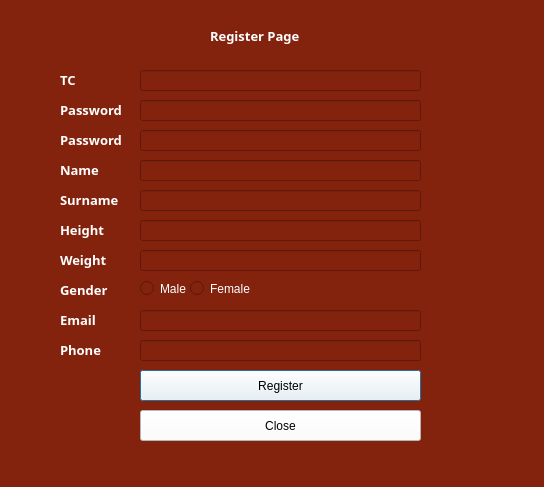
<?xml version="1.0" encoding="UTF-8"?>
<ui version="4.0">
 <class>Dialog</class>
 <widget class="QDialog" name="Dialog">
  <property name="geometry">
   <rect>
    <x>0</x>
    <y>0</y>
    <width>544</width>
    <height>487</height>
   </rect>
  </property>
  <property name="windowTitle">
   <string>Dialog</string>
  </property>
  <property name="styleSheet">
   <string notr="true">background-color: #83230E;
color: white;</string>
  </property>
  <widget class="QLabel" name="label_3">
   <property name="geometry">
    <rect>
     <x>60</x>
     <y>100</y>
     <width>131</width>
     <height>20</height>
    </rect>
   </property>
   <property name="font">
    <font>
     <family>Arial Black</family>
     <pointsize>10</pointsize>
     <weight>75</weight>
     <bold>true</bold>
    </font>
   </property>
   <property name="text">
    <string>Password</string>
   </property>
  </widget>
  <widget class="QLineEdit" name="lineEdit_2">
   <property name="geometry">
    <rect>
     <x>140</x>
     <y>100</y>
     <width>281</width>
     <height>21</height>
    </rect>
   </property>
  </widget>
  <widget class="QLabel" name="label_4">
   <property name="geometry">
    <rect>
     <x>60</x>
     <y>70</y>
     <width>47</width>
     <height>20</height>
    </rect>
   </property>
   <property name="font">
    <font>
     <family>Arial Black</family>
     <pointsize>10</pointsize>
     <weight>75</weight>
     <bold>true</bold>
    </font>
   </property>
   <property name="text">
    <string>TC</string>
   </property>
  </widget>
  <widget class="QPushButton" name="registerButton_2">
   <property name="geometry">
    <rect>
     <x>140</x>
     <y>370</y>
     <width>281</width>
     <height>31</height>
    </rect>
   </property>
   <property name="styleSheet">
    <string notr="true">background-color: white; color: black</string>
   </property>
   <property name="text">
    <string>Register</string>
   </property>
  </widget>
  <widget class="QPushButton" name="closeButton">
   <property name="geometry">
    <rect>
     <x>140</x>
     <y>410</y>
     <width>281</width>
     <height>31</height>
    </rect>
   </property>
   <property name="styleSheet">
    <string notr="true">background-color: white; color: black</string>
   </property>
   <property name="text">
    <string>Close</string>
   </property>
  </widget>
  <widget class="QLineEdit" name="lineEdit">
   <property name="geometry">
    <rect>
     <x>140</x>
     <y>70</y>
     <width>281</width>
     <height>21</height>
    </rect>
   </property>
  </widget>
  <widget class="QLabel" name="label_5">
   <property name="geometry">
    <rect>
     <x>210</x>
     <y>20</y>
     <width>181</width>
     <height>31</height>
    </rect>
   </property>
   <property name="font">
    <font>
     <family>Arial Black</family>
     <pointsize>10</pointsize>
     <weight>75</weight>
     <bold>true</bold>
    </font>
   </property>
   <property name="text">
    <string>Register Page</string>
   </property>
  </widget>
  <widget class="QLabel" name="label_6">
   <property name="geometry">
    <rect>
     <x>60</x>
     <y>130</y>
     <width>131</width>
     <height>20</height>
    </rect>
   </property>
   <property name="font">
    <font>
     <family>Arial Black</family>
     <pointsize>10</pointsize>
     <weight>75</weight>
     <bold>true</bold>
    </font>
   </property>
   <property name="text">
    <string>Password</string>
   </property>
  </widget>
  <widget class="QLineEdit" name="lineEdit_3">
   <property name="geometry">
    <rect>
     <x>140</x>
     <y>130</y>
     <width>281</width>
     <height>21</height>
    </rect>
   </property>
  </widget>
  <widget class="QLineEdit" name="lineEdit_4">
   <property name="geometry">
    <rect>
     <x>140</x>
     <y>160</y>
     <width>281</width>
     <height>21</height>
    </rect>
   </property>
  </widget>
  <widget class="QLabel" name="label_7">
   <property name="geometry">
    <rect>
     <x>60</x>
     <y>160</y>
     <width>51</width>
     <height>20</height>
    </rect>
   </property>
   <property name="font">
    <font>
     <family>Arial Black</family>
     <pointsize>10</pointsize>
     <weight>75</weight>
     <bold>true</bold>
    </font>
   </property>
   <property name="text">
    <string>Name</string>
   </property>
  </widget>
  <widget class="QLabel" name="label_8">
   <property name="geometry">
    <rect>
     <x>60</x>
     <y>190</y>
     <width>131</width>
     <height>20</height>
    </rect>
   </property>
   <property name="font">
    <font>
     <family>Arial Black</family>
     <pointsize>10</pointsize>
     <weight>75</weight>
     <bold>true</bold>
    </font>
   </property>
   <property name="text">
    <string>Surname</string>
   </property>
  </widget>
  <widget class="QLineEdit" name="lineEdit_5">
   <property name="geometry">
    <rect>
     <x>140</x>
     <y>190</y>
     <width>281</width>
     <height>21</height>
    </rect>
   </property>
  </widget>
  <widget class="QLineEdit" name="lineEdit_6">
   <property name="geometry">
    <rect>
     <x>140</x>
     <y>220</y>
     <width>281</width>
     <height>21</height>
    </rect>
   </property>
  </widget>
  <widget class="QLabel" name="label_9">
   <property name="geometry">
    <rect>
     <x>60</x>
     <y>220</y>
     <width>51</width>
     <height>20</height>
    </rect>
   </property>
   <property name="font">
    <font>
     <family>Arial Black</family>
     <pointsize>10</pointsize>
     <weight>75</weight>
     <bold>true</bold>
    </font>
   </property>
   <property name="text">
    <string>Height</string>
   </property>
  </widget>
  <widget class="QLabel" name="label_10">
   <property name="geometry">
    <rect>
     <x>60</x>
     <y>250</y>
     <width>131</width>
     <height>20</height>
    </rect>
   </property>
   <property name="font">
    <font>
     <family>Arial Black</family>
     <pointsize>10</pointsize>
     <weight>75</weight>
     <bold>true</bold>
    </font>
   </property>
   <property name="text">
    <string>Weight</string>
   </property>
  </widget>
  <widget class="QLineEdit" name="lineEdit_7">
   <property name="geometry">
    <rect>
     <x>140</x>
     <y>250</y>
     <width>281</width>
     <height>21</height>
    </rect>
   </property>
  </widget>
  <widget class="QLabel" name="label_11">
   <property name="geometry">
    <rect>
     <x>60</x>
     <y>280</y>
     <width>131</width>
     <height>20</height>
    </rect>
   </property>
   <property name="font">
    <font>
     <family>Arial Black</family>
     <pointsize>10</pointsize>
     <weight>75</weight>
     <bold>true</bold>
    </font>
   </property>
   <property name="text">
    <string>Gender</string>
   </property>
  </widget>
  <widget class="QLabel" name="label_12">
   <property name="geometry">
    <rect>
     <x>60</x>
     <y>310</y>
     <width>131</width>
     <height>20</height>
    </rect>
   </property>
   <property name="font">
    <font>
     <family>Arial Black</family>
     <pointsize>10</pointsize>
     <weight>75</weight>
     <bold>true</bold>
    </font>
   </property>
   <property name="text">
    <string>Email</string>
   </property>
  </widget>
  <widget class="QLineEdit" name="lineEdit_9">
   <property name="geometry">
    <rect>
     <x>140</x>
     <y>310</y>
     <width>281</width>
     <height>21</height>
    </rect>
   </property>
  </widget>
  <widget class="QLabel" name="label_13">
   <property name="geometry">
    <rect>
     <x>60</x>
     <y>340</y>
     <width>131</width>
     <height>20</height>
    </rect>
   </property>
   <property name="font">
    <font>
     <family>Arial Black</family>
     <pointsize>10</pointsize>
     <weight>75</weight>
     <bold>true</bold>
    </font>
   </property>
   <property name="text">
    <string>Phone</string>
   </property>
  </widget>
  <widget class="QLineEdit" name="lineEdit_10">
   <property name="geometry">
    <rect>
     <x>140</x>
     <y>340</y>
     <width>281</width>
     <height>21</height>
    </rect>
   </property>
  </widget>
  <widget class="QRadioButton" name="radioButton">
   <property name="geometry">
    <rect>
     <x>140</x>
     <y>280</y>
     <width>82</width>
     <height>17</height>
    </rect>
   </property>
   <property name="text">
    <string>Male</string>
   </property>
  </widget>
  <widget class="QRadioButton" name="radioButton_2">
   <property name="geometry">
    <rect>
     <x>190</x>
     <y>280</y>
     <width>82</width>
     <height>17</height>
    </rect>
   </property>
   <property name="text">
    <string>Female</string>
   </property>
  </widget>
 </widget>
 <tabstops>
  <tabstop>lineEdit</tabstop>
  <tabstop>lineEdit_2</tabstop>
  <tabstop>lineEdit_3</tabstop>
  <tabstop>lineEdit_4</tabstop>
  <tabstop>lineEdit_5</tabstop>
  <tabstop>lineEdit_6</tabstop>
  <tabstop>lineEdit_7</tabstop>
  <tabstop>radioButton</tabstop>
  <tabstop>radioButton_2</tabstop>
  <tabstop>lineEdit_9</tabstop>
  <tabstop>lineEdit_10</tabstop>
  <tabstop>registerButton_2</tabstop>
  <tabstop>closeButton</tabstop>
 </tabstops>
 <resources/>
 <connections/>
</ui>
